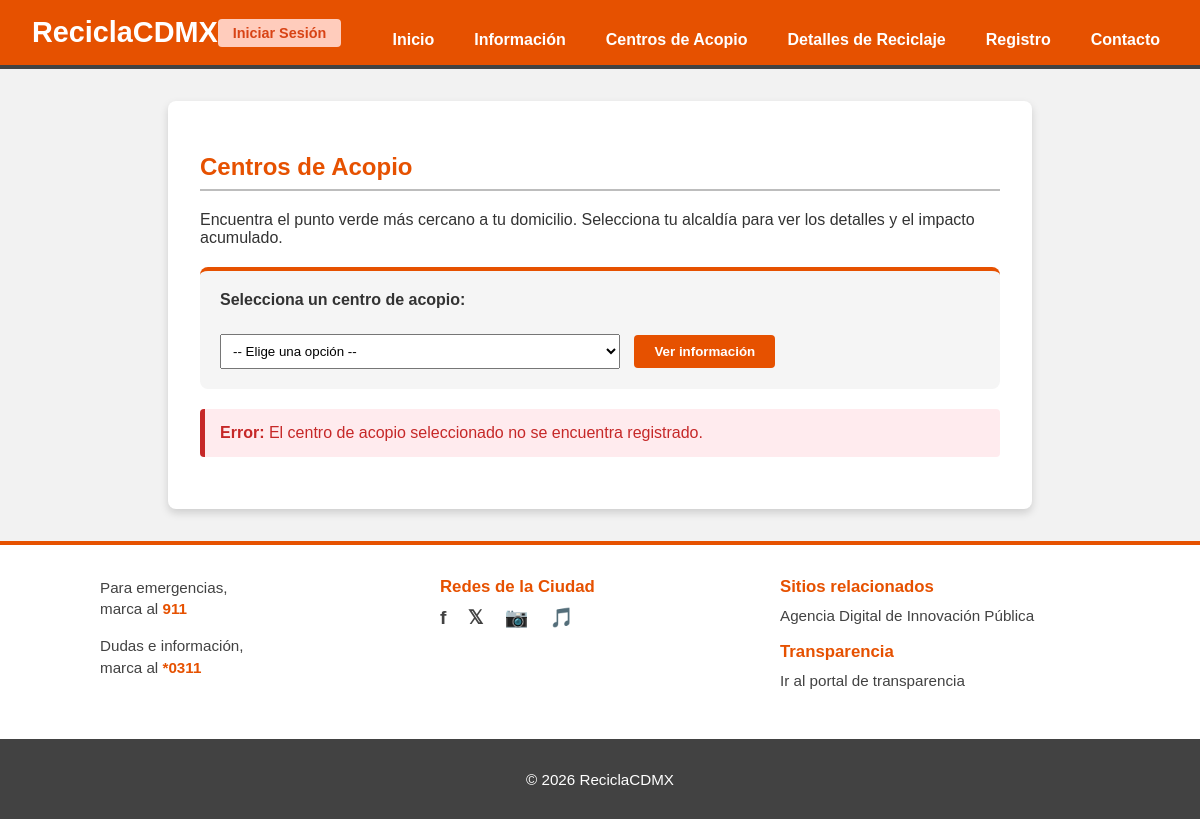
Before: /centros.php?centro=cuauhtemoc with the older database file.
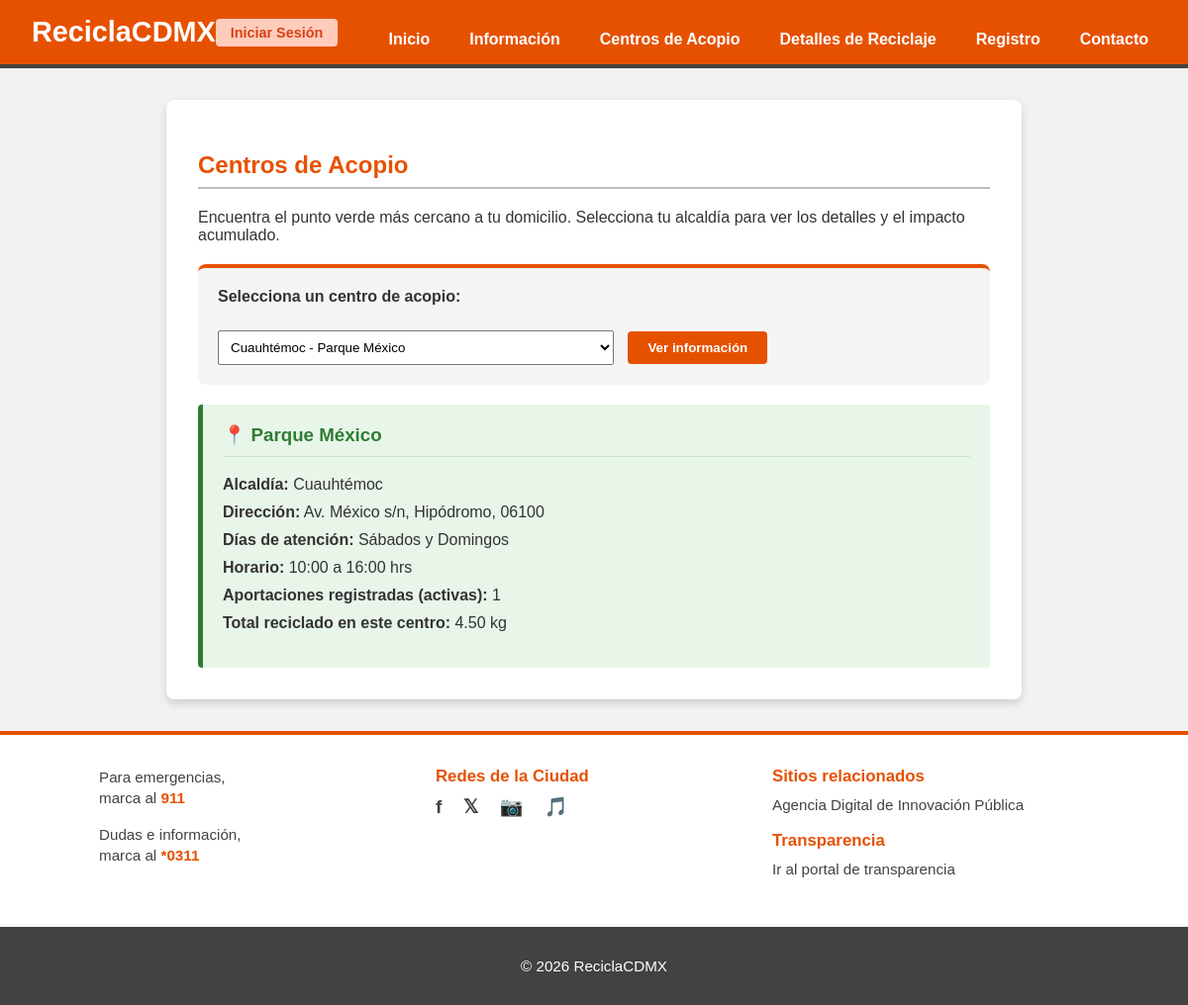
After: the same page with the newer database file.
### tables this page shows
CREATE TABLE `centros_acopio` (
  `id_centro` int(11) NOT NULL,
  `clave` varchar(50) NOT NULL,
  `nombre` varchar(120) NOT NULL,
  `alcaldia` varchar(80) NOT NULL,
  `direccion` varchar(200) NOT NULL,
  `dias` varchar(80) NOT NULL,
  `horario` varchar(60) NOT NULL
);

### centros.php (the view, shortened to what the changed rows need)
<?php
    require_once 'includes/conexion.php';
    require_once 'includes/funciones.php';
    $tituloCentros = "Centros de Acopio";
    $catalogoCentros = obtenerCentrosDeAcopio($conexion);
    $centroSeleccionado = null;
    $claveSeleccionada = "";
    $mensajeError = "";
    if (isset($_GET["centro"])) {
        $claveSeleccionada = trim($_GET["centro"]);
        if (empty($claveSeleccionada)) {
            $mensajeError = "Por favor selecciona un centro de la lista antes de consultar.";
        } else {
            $sqlCentro = "SELECT c.id_centro, c.clave, c.nombre, c.alcaldia, c.direccion, c.dias, c.horario,
                                 COUNT(a.id_aportacion) AS total_aportaciones,
                                 COALESCE(SUM(a.cantidad_kg), 0) AS total_kg
                          FROM centros_acopio c
                          LEFT JOIN aportaciones a
                                 ON c.id_centro = a.id_centro AND a.estado <> 'Rechazado'
                          WHERE c.clave = ?
                          GROUP BY c.id_centro, c.clave, c.nombre, c.alcaldia, c.direccion, c.dias, c.horario";
            $stmtCentro = mysqli_prepare($conexion, $sqlCentro);
            mysqli_stmt_bind_param($stmtCentro, "s", $claveSeleccionada);
            mysqli_stmt_execute($stmtCentro);
            $resultadoCentro = mysqli_stmt_get_result($stmtCentro);
            if ($filaCentro = mysqli_fetch_assoc($resultadoCentro)) {
                $centroSeleccionado = $filaCentro;
            } else {
                $mensajeError = "El centro de acopio seleccionado no se encuentra registrado.";
            }
        }
    }
    include 'includes/header.php';
?>
    <main>
        <section>
            <h2 style="display: flex; align-items: center; justify-content: space-between;">
                <span><?php echo htmlspecialchars($tituloCentros); ?></span>
            </h2>
            <form action="centros.php" method="GET" style="margin: 20px 0; padding: 20px; background-color: #f5f5f5; border-radius: 8px; border-top: 4px solid #E65100;">
                <label for="centro" style="font-weight: bold; display: block; margin-bottom: 10px;">Selecciona un centro de acopio:</label>
                <select name="centro" id="centro" style="padding: 8px; width: 60%; max-width: 400px; margin-right: 10px;">
                    <option value="">-- Elige una opción --</option>
                    <?php foreach ($catalogoCentros as $centro) {
                        $selected = ($claveSeleccionada === $centro["clave"]) ? "selected" : "";
                    ?>
                        <option value="<?php echo htmlspecialchars($centro["clave"]); ?>" <?php echo $selected; ?>>
                            <?php echo htmlspecialchars($centro["alcaldia"] . " - " . $centro["nombre"]); ?>
                        </option>
                    <?php } ?>
                </select>
                <button type="submit" style="padding: 9px 20px; background-color: #E65100; color: white; border: none; border-radius: 4px; cursor: pointer; font-weight: bold;">Ver información</button>
            </form>
            <?php echo mostrarMensaje($mensajeError, 'error'); ?>
            <?php if ($centroSeleccionado !== null) { ?>
                <div style="background-color: #e8f5e9; padding: 20px; border-left: 5px solid #2e7d32; border-radius: 4px; margin-top: 20px;">
                    <h3 style="color: #2e7d32; margin-top: 0; border-bottom: 1px solid #c8e6c9; padding-bottom: 10px;">
                        📍 <?php echo htmlspecialchars($centroSeleccionado["nombre"]); ?>
                    </h3>
                    <ul style="list-style-type: none; padding: 0; margin-top: 15px;">
                        <li style="margin-bottom: 10px;"><strong>Alcaldía:</strong> <?php echo htmlspecialchars($centroSeleccionado["alcaldia"]); ?></li>
                        <li style="margin-bottom: 10px;"><strong>Dirección:</strong> <?php echo htmlspecialchars($centroSeleccionado["direccion"]); ?></li>
                        <li style="margin-bottom: 10px;"><strong>Días de atención:</strong> <?php echo htmlspecialchars($centroSeleccionado["dias"]); ?></li>
                        <li style="margin-bottom: 10px;"><strong>Horario:</strong> <?php echo htmlspecialchars($centroSeleccionado["horario"]); ?></li>
                        <li style="margin-bottom: 10px;"><strong>Aportaciones registradas (activas):</strong> <?php echo (int) $centroSeleccionado["total_aportaciones"]; ?></li>
                        <li style="margin-bottom: 10px;"><strong>Total reciclado en este centro:</strong> <?php echo number_format((float) $centroSeleccionado["total_kg"], 2); ?> kg</li>
                    </ul>
                </div>
            <?php } ?>
        </section>
    </main>
<?php
    include 'includes/footer.php';
?>

### includes/funciones.php (shortened to what the changed rows need)
<?php
function mostrarMensaje($mensaje, $tipo = 'info') {
    if (empty($mensaje)) {
        return "";
    }
    if ($tipo === 'error') {
        $bgColor = "#ffebee"; $borderColor = "#c62828"; $textColor = "#c62828"; $prefijo = "Error:";
    } elseif ($tipo === 'exito') {
        $bgColor = "#e8f5e9"; $borderColor = "#2e7d32"; $textColor = "#2e7d32"; $prefijo = "¡Éxito!";
    } else {
        $bgColor = "#e3f2fd"; $borderColor = "#1976d2"; $textColor = "#1976d2"; $prefijo = "Aviso:";
    }
    return "<div style='background-color: $bgColor; padding: 15px; border-left: 5px solid $borderColor; border-radius: 4px; margin-bottom: 20px;'>
                <p style='color: $textColor; margin: 0;'><strong>$prefijo</strong> $mensaje</p>
            </div>";
}
function obtenerCentrosDeAcopio($conexion) {
    $centros = [];
    $sql = "SELECT id_centro, clave, nombre, alcaldia, direccion, dias, horario
            FROM centros_acopio
            ORDER BY alcaldia ASC, nombre ASC";
    $stmt = mysqli_prepare($conexion, $sql);
    if ($stmt) {
        mysqli_stmt_execute($stmt);
        $resultado = mysqli_stmt_get_result($stmt);
        while ($fila = mysqli_fetch_assoc($resultado)) {
            $centros[] = $fila;
        }
    }
    return $centros;
}
?>

Changed rows visible on the page:
added centros_acopio: nombre "Parque México", alcaldia "Cuauhtémoc", direccion "Av. México s/n, Hipódromo, 06100", dias "Sábados y Domingos", horario "10:00 a 16:00 hrs"
Other visible differences:
form field centro: "-- Elige una opción --" → "Cuauhtémoc - Parque México"
$centroSeleccionado["total_aportaciones"]: (not shown) → "1"
$centroSeleccionado["total_kg"]: (not shown) → "4.50"
$prefijo: "Error:" → (not shown)
$mensaje: "El centro de acopio seleccionado no se encuentra registrado." → (not shown)
text now shown: "📍 Alcaldía: Dirección: Días de atención: Horario: Aportaciones registradas (activas): Total reciclado en este centro: kg"
